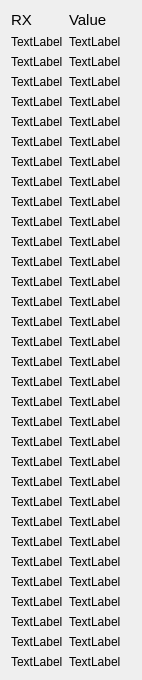
    <widget class="QWidget" name="scrollAreaWidgetContents_2">
     <property name="geometry">
      <rect>
       <x>0</x>
       <y>-347</y>
       <width>142</width>
       <height>676</height>
      </rect>
     </property>
     <layout class="QFormLayout" name="formLayout_2">
      <item row="0" column="0">
       <widget class="QLabel" name="rxMainLabel_3">
        <property name="font">
         <font>
          <pointsize>11</pointsize>
         </font>
        </property>
        <property name="text">
         <string>RX</string>
        </property>
        <property name="textFormat">
         <enum>Qt::AutoText</enum>
        </property>
        <property name="alignment">
         <set>Qt::AlignCenter</set>
        </property>
       </widget>
      </item>
      <item row="0" column="1">
       <widget class="QLabel" name="valueRegistrosLabel_3">
        <property name="font">
         <font>
          <pointsize>11</pointsize>
         </font>
        </property>
        <property name="text">
         <string>Value</string>
        </property>
       </widget>
      </item>
      <item row="1" column="0">
       <widget class="QLabel" name="rxLabel">
        <property name="font">
         <font>
          <pointsize>9</pointsize>
         </font>
        </property>
        <property name="text">
         <string>TextLabel</string>
        </property>
       </widget>
      </item>
      <item row="1" column="1">
       <widget class="QLabel" name="valueRegLabel">
        <property name="font">
         <font>
          <pointsize>9</pointsize>
         </font>
        </property>
        <property name="text">
         <string>TextLabel</string>
        </property>
       </widget>
      </item>
      <item row="2" column="0">
       <widget class="QLabel" name="rxLabel_2">
        <property name="font">
         <font>
          <pointsize>9</pointsize>
         </font>
        </property>
        <property name="text">
         <string>TextLabel</string>
        </property>
       </widget>
      </item>
      <item row="2" column="1">
       <widget class="QLabel" name="valueRegLabel_2">
        <property name="font">
         <font>
          <pointsize>9</pointsize>
         </font>
        </property>
        <property name="text">
         <string>TextLabel</string>
        </property>
       </widget>
      </item>
      <item row="3" column="0">
       <widget class="QLabel" name="rxLabel_3">
        <property name="font">
         <font>
          <pointsize>9</pointsize>
         </font>
        </property>
        <property name="text">
         <string>TextLabel</string>
        </property>
       </widget>
      </item>
      <item row="3" column="1">
       <widget class="QLabel" name="valueRegLabel_3">
        <property name="font">
         <font>
          <pointsize>9</pointsize>
         </font>
        </property>
        <property name="text">
         <string>TextLabel</string>
        </property>
       </widget>
      </item>
      <item row="4" column="0">
       <widget class="QLabel" name="rxLabel_4">
        <property name="font">
         <font>
          <pointsize>9</pointsize>
         </font>
        </property>
        <property name="text">
         <string>TextLabel</string>
        </property>
       </widget>
      </item>
      <item row="4" column="1">
       <widget class="QLabel" name="valueRegLabel_4">
        <property name="font">
         <font>
          <pointsize>9</pointsize>
         </font>
        </property>
        <property name="text">
         <string>TextLabel</string>
        </property>
       </widget>
      </item>
      <item row="5" column="0">
       <widget class="QLabel" name="rxLabel_5">
        <property name="font">
         <font>
          <pointsize>9</pointsize>
         </font>
        </property>
        <property name="text">
         <string>TextLabel</string>
        </property>
       </widget>
      </item>
      <item row="5" column="1">
       <widget class="QLabel" name="valueRegLabel_5">
        <property name="font">
         <font>
          <pointsize>9</pointsize>
         </font>
        </property>
        <property name="text">
         <string>TextLabel</string>
        </property>
       </widget>
      </item>
      <item row="10" column="1">
       <widget class="QLabel" name="valueRegLabel_10">
        <property name="font">
         <font>
          <pointsize>9</pointsize>
         </font>
        </property>
        <property name="text">
         <string>TextLabel</string>
        </property>
       </widget>
      </item>
      <item row="9" column="1">
       <widget class="QLabel" name="valueRegLabel_9">
        <property name="font">
         <font>
          <pointsize>9</pointsize>
         </font>
        </property>
        <property name="text">
         <string>TextLabel</string>
        </property>
       </widget>
      </item>
      <item row="8" column="1">
       <widget class="QLabel" name="valueRegLabel_8">
        <property name="font">
         <font>
          <pointsize>9</pointsize>
         </font>
        </property>
        <property name="text">
         <string>TextLabel</string>
        </property>
       </widget>
      </item>
      <item row="7" column="1">
       <widget class="QLabel" name="valueRegLabel_7">
        <property name="font">
         <font>
          <pointsize>9</pointsize>
         </font>
        </property>
        <property name="text">
         <string>TextLabel</string>
        </property>
       </widget>
      </item>
      <item row="6" column="1">
       <widget class="QLabel" name="valueRegLabel_6">
        <property name="font">
         <font>
          <pointsize>9</pointsize>
         </font>
        </property>
        <property name="text">
         <string>TextLabel</string>
        </property>
       </widget>
      </item>
      <item row="6" column="0">
       <widget class="QLabel" name="rxLabel_6">
        <property name="font">
         <font>
          <pointsize>9</pointsize>
         </font>
        </property>
        <property name="text">
         <string>TextLabel</string>
        </property>
       </widget>
      </item>
      <item row="7" column="0">
       <widget class="QLabel" name="rxLabel_7">
        <property name="font">
         <font>
          <pointsize>9</pointsize>
         </font>
        </property>
        <property name="text">
         <string>TextLabel</string>
        </property>
       </widget>
      </item>
      <item row="8" column="0">
       <widget class="QLabel" name="rxLabel_8">
        <property name="font">
         <font>
          <pointsize>9</pointsize>
         </font>
        </property>
        <property name="text">
         <string>TextLabel</string>
        </property>
       </widget>
      </item>
      <item row="9" column="0">
       <widget class="QLabel" name="rxLabel_9">
        <property name="font">
         <font>
          <pointsize>9</pointsize>
         </font>
        </property>
        <property name="text">
         <string>TextLabel</string>
        </property>
       </widget>
      </item>
      <item row="10" column="0">
       <widget class="QLabel" name="rxLabel_10">
        <property name="font">
         <font>
          <pointsize>9</pointsize>
         </font>
        </property>
        <property name="text">
         <string>TextLabel</string>
        </property>
       </widget>
      </item>
      <item row="11" column="0">
       <widget class="QLabel" name="rxLabel_11">
        <property name="font">
         <font>
          <pointsize>9</pointsize>
         </font>
        </property>
        <property name="text">
         <string>TextLabel</string>
        </property>
       </widget>
      </item>
      <item row="11" column="1">
       <widget class="QLabel" name="valueRegLabel_11">
        <property name="font">
         <font>
          <pointsize>9</pointsize>
         </font>
        </property>
        <property name="text">
         <string>TextLabel</string>
        </property>
       </widget>
      </item>
      <item row="12" column="0">
       <widget class="QLabel" name="rxLabel_12">
        <property name="font">
         <font>
          <pointsize>9</pointsize>
         </font>
        </property>
        <property name="text">
         <string>TextLabel</string>
        </property>
       </widget>
      </item>
      <item row="12" column="1">
       <widget class="QLabel" name="valueRegLabel_12">
        <property name="font">
         <font>
          <pointsize>9</pointsize>
         </font>
        </property>
        <property name="text">
         <string>TextLabel</string>
        </property>
       </widget>
      </item>
      <item row="22" column="1">
       <widget class="QLabel" name="valueRegLabel_22">
        <property name="font">
         <font>
          <pointsize>9</pointsize>
         </font>
        </property>
        <property name="text">
         <string>TextLabel</string>
        </property>
       </widget>
      </item>
      <item row="21" column="1">
       <widget class="QLabel" name="valueRegLabel_21">
        <property name="font">
         <font>
          <pointsize>9</pointsize>
         </font>
        </property>
        <property name="text">
         <string>TextLabel</string>
        </property>
       </widget>
      </item>
      <item row="20" column="1">
       <widget class="QLabel" name="valueRegLabel_20">
        <property name="font">
         <font>
          <pointsize>9</pointsize>
         </font>
        </property>
        <property name="text">
         <string>TextLabel</string>
        </property>
       </widget>
      </item>
      <item row="19" column="1">
       <widget class="QLabel" name="valueRegLabel_19">
        <property name="font">
         <font>
          <pointsize>9</pointsize>
         </font>
        </property>
        <property name="text">
         <string>TextLabel</string>
        </property>
       </widget>
      </item>
      <item row="18" column="1">
       <widget class="QLabel" name="valueRegLabel_18">
        <property name="font">
         <font>
          <pointsize>9</pointsize>
         </font>
        </property>
        <property name="text">
         <string>TextLabel</string>
        </property>
       </widget>
      </item>
      <item row="17" column="1">
       <widget class="QLabel" name="valueRegLabel_17">
        <property name="font">
         <font>
          <pointsize>9</pointsize>
         </font>
        </property>
        <property name="text">
         <string>TextLabel</string>
        </property>
       </widget>
      </item>
      <item row="16" column="1">
       <widget class="QLabel" name="valueRegLabel_16">
        <property name="font">
         <font>
          <pointsize>9</pointsize>
         </font>
        </property>
        <property name="text">
         <string>TextLabel</string>
        </property>
       </widget>
      </item>
      <item row="15" column="1">
       <widget class="QLabel" name="valueRegLabel_15">
        <property name="font">
         <font>
          <pointsize>9</pointsize>
         </font>
        </property>
        <property name="text">
         <string>TextLabel</string>
        </property>
       </widget>
      </item>
      <item row="14" column="1">
       <widget class="QLabel" name="valueRegLabel_14">
        <property name="font">
         <font>
          <pointsize>9</pointsize>
         </font>
        </property>
        <property name="text">
         <string>TextLabel</string>
        </property>
       </widget>
      </item>
      <item row="13" column="1">
       <widget class="QLabel" name="valueRegLabel_13">
        <property name="font">
         <font>
          <pointsize>9</pointsize>
         </font>
        </property>
        <property name="text">
         <string>TextLabel</string>
        </property>
       </widget>
      </item>
      <item row="13" column="0">
       <widget class="QLabel" name="rxLabel_13">
        <property name="font">
         <font>
          <pointsize>9</pointsize>
         </font>
        </property>
        <property name="text">
         <string>TextLabel</string>
        </property>
       </widget>
      </item>
      <item row="14" column="0">
       <widget class="QLabel" name="rxLabel_14">
        <property name="font">
         <font>
          <pointsize>9</pointsize>
         </font>
        </property>
        <property name="text">
         <string>TextLabel</string>
        </property>
       </widget>
      </item>
      <item row="15" column="0">
       <widget class="QLabel" name="rxLabel_15">
        <property name="font">
         <font>
          <pointsize>9</pointsize>
         </font>
        </property>
        <property name="text">
         <string>TextLabel</string>
        </property>
       </widget>
      </item>
      <item row="16" column="0">
       <widget class="QLabel" name="rxLabel_16">
        <property name="font">
         <font>
          <pointsize>9</pointsize>
         </font>
        </property>
        <property name="text">
         <string>TextLabel</string>
        </property>
       </widget>
      </item>
      <item row="17" column="0">
       <widget class="QLabel" name="rxLabel_17">
        <property name="font">
         <font>
          <pointsize>9</pointsize>
         </font>
        </property>
        <property name="text">
         <string>TextLabel</string>
        </property>
       </widget>
      </item>
      <item row="18" column="0">
       <widget class="QLabel" name="rxLabel_18">
        <property name="font">
         <font>
          <pointsize>9</pointsize>
         </font>
        </property>
        <property name="text">
         <string>TextLabel</string>
        </property>
       </widget>
      </item>
      <item row="19" column="0">
       <widget class="QLabel" name="rxLabel_19">
        <property name="font">
         <font>
          <pointsize>9</pointsize>
         </font>
        </property>
        <property name="text">
         <string>TextLabel</string>
        </property>
       </widget>
      </item>
      <item row="20" column="0">
       <widget class="QLabel" name="rxLabel_20">
        <property name="font">
         <font>
          <pointsize>9</pointsize>
         </font>
        </property>
        <property name="text">
         <string>TextLabel</string>
        </property>
       </widget>
      </item>
      <item row="21" column="0">
       <widget class="QLabel" name="rxLabel_21">
        <property name="font">
         <font>
          <pointsize>9</pointsize>
         </font>
        </property>
        <property name="text">
         <string>TextLabel</string>
        </property>
       </widget>
      </item>
      <item row="22" column="0">
       <widget class="QLabel" name="rxLabel_22">
        <property name="font">
         <font>
          <pointsize>9</pointsize>
         </font>
        </property>
        <property name="text">
         <string>TextLabel</string>
        </property>
       </widget>
      </item>
      <item row="23" column="0">
       <widget class="QLabel" name="rxLabel_23">
        <property name="font">
         <font>
          <pointsize>9</pointsize>
         </font>
        </property>
        <property name="text">
         <string>TextLabel</string>
        </property>
       </widget>
      </item>
      <item row="24" column="0">
       <widget class="QLabel" name="rxLabel_24">
        <property name="font">
         <font>
          <pointsize>9</pointsize>
         </font>
        </property>
        <property name="text">
         <string>TextLabel</string>
        </property>
       </widget>
      </item>
      <item row="25" column="0">
       <widget class="QLabel" name="rxLabel_25">
        <property name="font">
         <font>
          <pointsize>9</pointsize>
         </font>
        </property>
        <property name="text">
         <string>TextLabel</string>
        </property>
       </widget>
      </item>
      <item row="26" column="0">
       <widget class="QLabel" name="rxLabel_26">
        <property name="font">
         <font>
          <pointsize>9</pointsize>
         </font>
        </property>
        <property name="text">
         <string>TextLabel</string>
        </property>
       </widget>
      </item>
      <item row="27" column="0">
       <widget class="QLabel" name="rxLabel_27">
        <property name="font">
         <font>
          <pointsize>9</pointsize>
         </font>
        </property>
        <property name="text">
         <string>TextLabel</string>
        </property>
       </widget>
      </item>
      <item row="28" column="0">
       <widget class="QLabel" name="rxLabel_28">
        <property name="font">
         <font>
          <pointsize>9</pointsize>
         </font>
        </property>
        <property name="text">
         <string>TextLabel</string>
        </property>
       </widget>
      </item>
      <item row="29" column="0">
       <widget class="QLabel" name="rxLabel_29">
        <property name="font">
         <font>
          <pointsize>9</pointsize>
         </font>
        </property>
        <property name="text">
         <string>TextLabel</string>
        </property>
       </widget>
      </item>
      <item row="30" column="0">
       <widget class="QLabel" name="rxLabel_30">
        <property name="font">
         <font>
          <pointsize>9</pointsize>
         </font>
        </property>
        <property name="text">
         <string>TextLabel</string>
        </property>
       </widget>
      </item>
      <item row="31" column="0">
       <widget class="QLabel" name="rxLabel_31">
        <property name="font">
         <font>
          <pointsize>9</pointsize>
         </font>
        </property>
        <property name="text">
         <string>TextLabel</string>
        </property>
       </widget>
      </item>
      <item row="32" column="0">
       <widget class="QLabel" name="rxLabel_32">
        <property name="font">
         <font>
          <pointsize>9</pointsize>
         </font>
        </property>
        <property name="text">
         <string>TextLabel</string>
        </property>
       </widget>
      </item>
      <item row="23" column="1">
       <widget class="QLabel" name="valueRegLabel_23">
        <property name="font">
         <font>
          <pointsize>9</pointsize>
         </font>
        </property>
        <property name="text">
         <string>TextLabel</string>
        </property>
       </widget>
      </item>
      <item row="24" column="1">
       <widget class="QLabel" name="valueRegLabel_24">
        <property name="font">
         <font>
          <pointsize>9</pointsize>
         </font>
        </property>
        <property name="text">
         <string>TextLabel</string>
        </property>
       </widget>
      </item>
      <item row="25" column="1">
       <widget class="QLabel" name="valueRegLabel_25">
        <property name="font">
         <font>
          <pointsize>9</pointsize>
         </font>
        </property>
        <property name="text">
         <string>TextLabel</string>
        </property>
       </widget>
      </item>
      <item row="26" column="1">
       <widget class="QLabel" name="valueRegLabel_26">
        <property name="font">
         <font>
          <pointsize>9</pointsize>
         </font>
        </property>
        <property name="text">
         <string>TextLabel</string>
        </property>
       </widget>
      </item>
      <item row="27" column="1">
       <widget class="QLabel" name="valueRegLabel_27">
        <property name="font">
         <font>
          <pointsize>9</pointsize>
         </font>
        </property>
        <property name="text">
         <string>TextLabel</string>
        </property>
       </widget>
      </item>
      <item row="28" column="1">
       <widget class="QLabel" name="valueRegLabel_28">
        <property name="font">
         <font>
          <pointsize>9</pointsize>
         </font>
        </property>
        <property name="text">
         <string>TextLabel</string>
        </property>
       </widget>
      </item>
      <item row="29" column="1">
       <widget class="QLabel" name="valueRegLabel_29">
        <property name="font">
         <font>
          <pointsize>9</pointsize>
         </font>
        </property>
        <property name="text">
         <string>TextLabel</string>
        </property>
       </widget>
      </item>
      <item row="30" column="1">
       <widget class="QLabel" name="valueRegLabel_30">
        <property name="font">
         <font>
          <pointsize>9</pointsize>
         </font>
        </property>
        <property name="text">
         <string>TextLabel</string>
        </property>
       </widget>
      </item>
      <item row="31" column="1">
       <widget class="QLabel" name="valueRegLabel_31">
        <property name="font">
         <font>
          <pointsize>9</pointsize>
         </font>
        </property>
        <property name="text">
         <string>TextLabel</string>
        </property>
       </widget>
      </item>
      <item row="32" column="1">
       <widget class="QLabel" name="valueRegLabel_32">
        <property name="font">
         <font>
          <pointsize>9</pointsize>
         </font>
        </property>
        <property name="text">
         <string>TextLabel</string>
        </property>
       </widget>
      </item>
     </layout>
    </widget>
